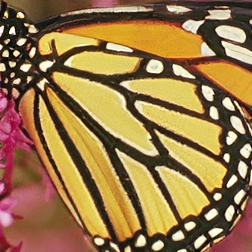
#> input picture inputs/butterflyx4_rlt.png, 252 x 252 px, given as the content of the folder datasets/DIV2K_train_HR, which was not available
$ python generate_multiscale.py
#> lines starting #> are read from the running program, lines starting #| are printed output that depends on the picture; pictures that were not available may be replaced by others from this repository, and a replacement may not be noted
import argparse
import glob
import os
from PIL import Image


def main(args):
    # For DF2K, we consider the following three scales,
    # and the smallest image whose shortest edge is 400
    scale_list = [0.75, 0.5, 1 / 3]
    shortest_edge = 400

    path_list = sorted(glob.glob(os.path.join(args.input, '*')))
    for path in path_list:
        print(path)
        basename = os.path.splitext(os.path.basename(path))[0]

        img = Image.open(path)
#> img is the input picture: PIL image 252x252 RGB; mean R, G, B 153.2, 120.4, 73.2
        width, height = img.size
#> width = 252; height = 252
        for idx, scale in enumerate(scale_list):
            print(f'\t{scale:.2f}')
            rlt = img.resize((int(width * scale), int(height * scale)), resample=Image.LANCZOS)
            rlt.save(os.path.join(args.output, f'{basename}T{idx}.png'))
#> this loop made 3 passes
#> pass 1, in main, `rlt = img.resize((int(width * scale), int(height * scale)), resample=I..`:
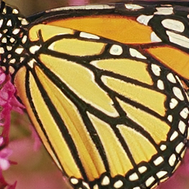
#> rlt: PIL image 189x189 RGB; mean R, G, B 153.1, 120.3, 73.2
#> pass 2, in main, `rlt = img.resize((int(width * scale), int(height * scale)), resample=I..`:
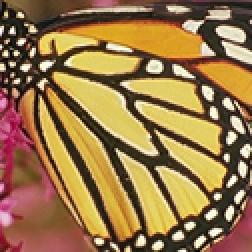
#> rlt: PIL image 126x126 RGB (shown 2 times larger); mean R, G, B 153, 120.3, 73.2
#> pass 3, in main, `rlt = img.resize((int(width * scale), int(height * scale)), resample=I..`:
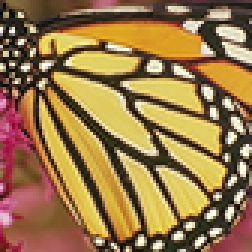
#> rlt: PIL image 84x84 RGB (shown 3 times larger); mean R, G, B 152.9, 120.2, 73.2

        # save the smallest image which the shortest edge is 400
        if width < height:
            ratio = height / width
            width = shortest_edge
            height = int(width * ratio)
        else:
            ratio = width / height
#> ratio = 1
            height = shortest_edge
            width = int(height * ratio)
#> width = 400
        rlt = img.resize((int(width), int(height)), resample=Image.LANCZOS)
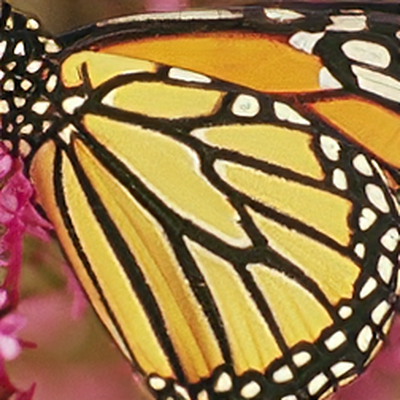
#> rlt: PIL image 400x400 RGB; mean R, G, B 153.1, 120.3, 73.2
        rlt.save(os.path.join(args.output, f'{basename}T{idx+1}.png'))


if __name__ == '__main__':
    """Generate multi-scale versions for GT images with LANCZOS resampling.
    It is now used for DF2K dataset (DIV2K + Flickr 2K)
    """
    parser = argparse.ArgumentParser()
    parser.add_argument('--input', type=str, default='datasets/DIV2K_train_HR', help='Input folder')
    parser.add_argument('--output', type=str, default='datasets/DIV2K_train_HR_multiscale', help='Output folder')
    args = parser.parse_args()

    os.makedirs(args.output, exist_ok=True)
    main(args)
